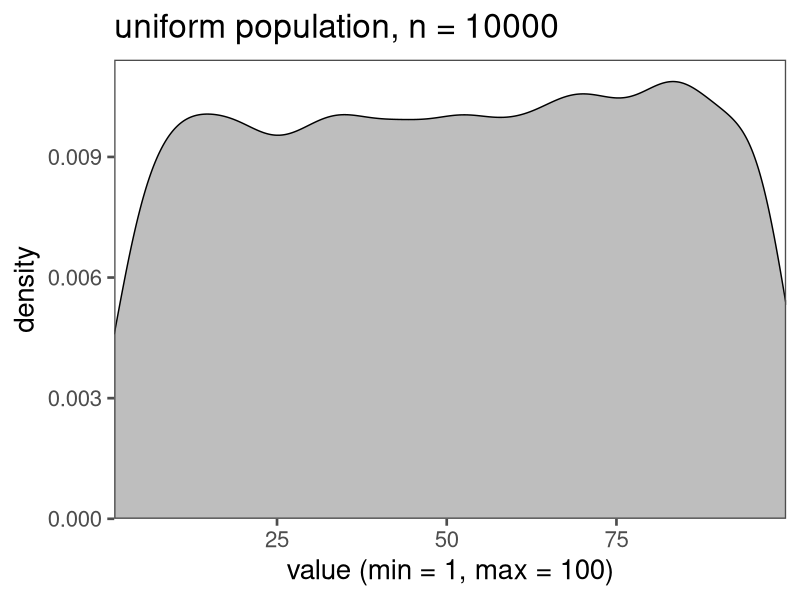
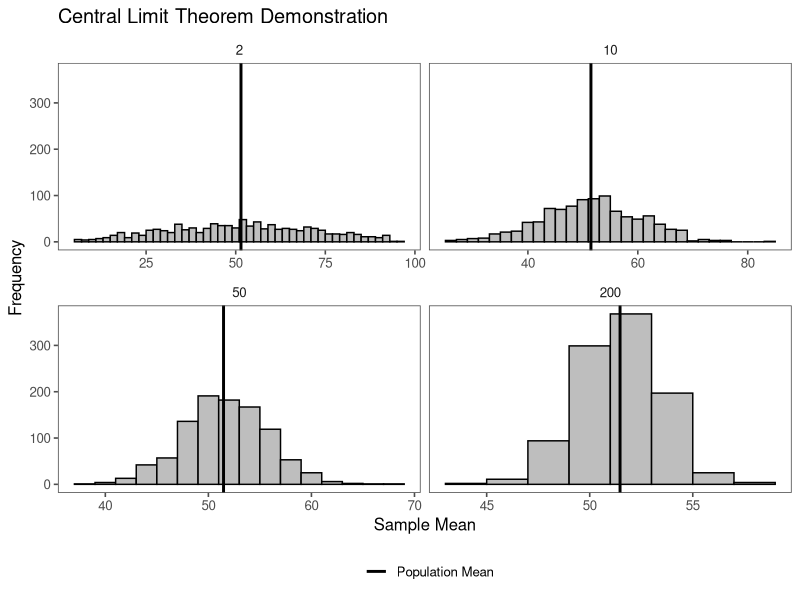
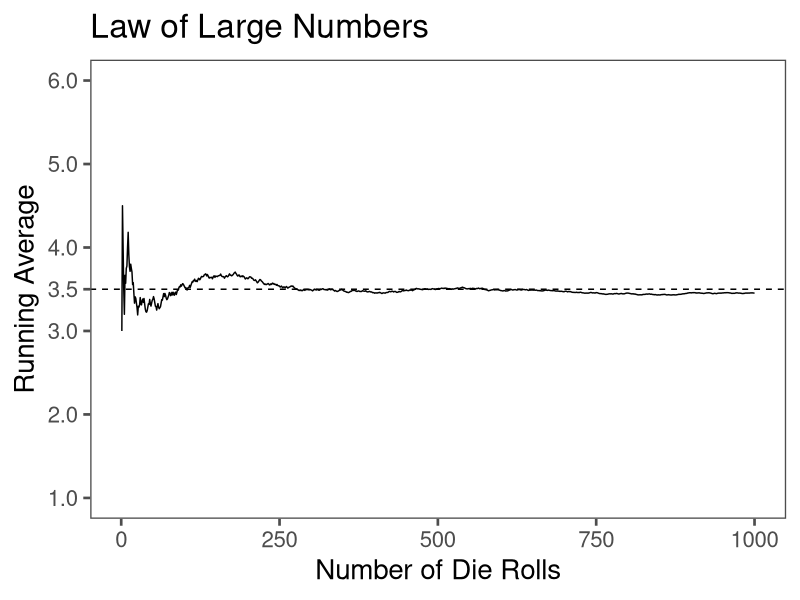

Source code (R) for these figures, in order:
## ---- chunk 1
#| label: setup
#| include: false

library(tidyverse)
library(ggthemes)

## ---- chunk 2

# Set the parameters for the population distribution
population_size <- 10000  # Size of the population
population_distribution <- runif(population_size, min = 1, max = 100)  # Uniform distribution

ggplot(data = data.frame(x = population_distribution),aes(x))+
  geom_density(fill = "gray")+
  scale_x_continuous(expand = c(0,0,0,0))+
  scale_y_continuous(expand = c(0,0,0.05,0))+
  labs(
    title = "uniform population, n = 10000",
    x = "value (min = 1, max = 100)"
      )+
  theme_few(
    base_size = 20
  )
## ---- chunk 3

# Number of samples to take
num_samples <- 1000

# Set the sample sizes for each iteration
sample_sizes <- c(2, 10, 50,200)

# Create a data frame to store results
results <- data.frame()

# Simulate sampling and calculate sample means
for (sample_size in sample_sizes) {
  sample_means <- replicate(num_samples, mean(sample(population_distribution, sample_size)))
  result <- data.frame(Sample_Size = sample_size, Sample_Means = sample_means)
  results <- bind_rows(results, result)
}

# Plot the CLT demonstration using ggplot2
ggplot(results, aes(x = Sample_Means)) +
  geom_histogram(binwidth = 2, fill = "gray", color = "black") +
  facet_wrap(~ Sample_Size, scales = "free_x") +
  geom_vline(aes(xintercept = mean(population_distribution), color = "Population Mean"), linetype = "solid", size = 1,key_glyph = draw_key_path) +
  scale_color_manual(values = c("Population Mean" = "black")) +
  labs(
    title = "Central Limit Theorem Demonstration",
    x = "Sample Mean",
    y = "Frequency",
    color = ""
  ) +
  theme_few(
    base_size = 12
  )+
  theme(legend.position = "bottom")
## ---- chunk 4

# Number of die rolls to simulate
num_rolls <- 1000

# Simulate die rolls
set.seed(123)  # For reproducibility
die_rolls <- sample(1:6, num_rolls, replace = TRUE)

# Calculate running average
running_average <- cumsum(die_rolls) / (1:num_rolls)

# Create a data frame
rolls_data <- data.frame(
  Roll_Number = 1:num_rolls,
  Die_Result = die_rolls,
  Running_Average = running_average
)

# Create a plot using ggplot2
ggplot(rolls_data, aes(x = Roll_Number)) +
  geom_line(aes(y = Running_Average)) +
  geom_hline(yintercept = 3.5, linetype = "dashed") +
  labs(
    title = "Law of Large Numbers",
    x = "Number of Die Rolls",
    y = "Running Average"
  ) +
  scale_y_continuous(breaks = c(1,2,3,3.5,4,5,6),
                     limits = c(1,6))+
  theme_few(base_size = 20)


